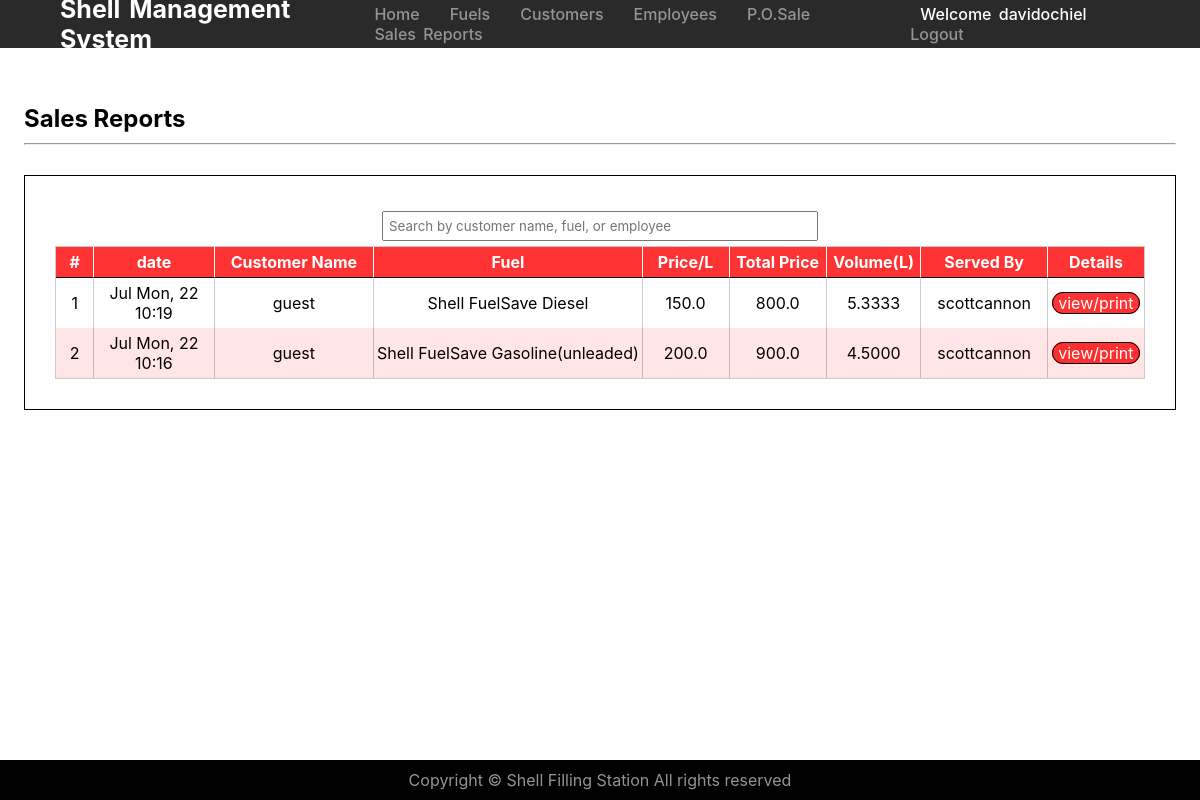
/sales (signed in), run on the app's committed database.
### sales/models.py (models this page shows, shortened)
class Sale(models.Model):
    customer_name = models.ForeignKey(Customer, on_delete=models.SET_NULL, null=True, blank=True)
    fuel = models.ForeignKey(Fuel, on_delete=models.SET_NULL, null=True)
    price = models.FloatField(validators=[MinValueValidator(100), MaxValueValidator(200)], max_length=(15,2))
    volume = models.DecimalField(max_digits=8, decimal_places=4)
    total_price = models.FloatField(max_length=(15,2))
    amount_paid = models.IntegerField(null=True, blank=False)
    balance = models.DecimalField(validators=[MinValueValidator(0)], max_digits=20, decimal_places=4, null=True, blank=False)
    served_by = models.CharField(max_length=250, blank=True, null=True)
    date_created = models.DateTimeField(default=datetime.now)
    id = models.UUIDField(default=uuid.uuid4, unique=True, primary_key=True, editable=False)

### fuels/models.py (models this page shows)
class Fuel(models.Model):
    FUEL_TYPES = (
        ('Shell FuelSave Gasoline(unleaded)', 'Shell FuelSave Gasoline(unleaded)'),
        ('Shell FuelSave Diesel', 'Shell FuelSave Diesel'),
        ('Shell Diesel Extra', 'Shell Diesel Extra'),
        ('Shell V-Power', 'Shell V-Power'),
        ('Shell V-Power NITRO+ Premium Gasoline', 'Shell V-Power NITRO+ Premium Gasoline'),
        ('Shell E15 Regular 88', 'Shell E15 Regular 88'),
        ('Shell ClearFLEX E85', 'Shell ClearFLEX E85'),
    )
    name = models.CharField(max_length=250, choices=FUEL_TYPES, unique=True)
    description = models.TextField(null=True, blank=False)
    fuel_status = models.CharField(max_length=8, null=True, choices=(('active', 'Active'),('inactive', 'Inactive')), default='active')
    price = models.FloatField(validators=[MinValueValidator(100), MaxValueValidator(200)], max_length=(15,2))
    date_created = models.DateTimeField(default=datetime.now)
    id = models.UUIDField(default=uuid.uuid4, unique=True, primary_key=True, editable=False)
    def __str__(self):
        return self.name

### sales/views.py (the view)
# urls.py: path('sales', views.sales, name="sales"),
@login_required(login_url='login')
def sales(request):
    sales, search_query = searchSales(request)
    context = {'sales':sales, 'search_query':search_query}
    return render(request, 'saletemplates/sales.html', context)

### sales/utils.py (called while the page is built)
def searchSales(request):
    search_query = ''
    if request.GET.get('search_query'):
        search_query = request.GET.get('search_query')
    customer = Customer.objects.filter(username__icontains=search_query)
    fuel = Fuel.objects.filter(name__icontains=search_query)
    employee = Employee.objects.filter(user__username__icontains=search_query)
    sales = Sale.objects.filter(
        Q(customer_name__in=customer) |
        Q(fuel__in=fuel) |
        Q(date_created__icontains=search_query) |
        Q(served_by__in=employee)
        ).order_by('-date_created')
    return sales, search_query

### sales/templates/saletemplates/sales.html
{% extends 'main.html' %} {% block content %}
<section class="page-section sales-page">
    <h1 class="page-heading">Sales Reports</h1>
    <hr />
    <main class="table-content-area">
        <div class="table-content-area-2">
            <div>
                <form action="{% url 'sales' %}" method="GET">
                    <input class="search-input" type="text" placeholder="Search by customer name, fuel, or employee"
                        name="search_query" value="{{search_query}}">
                </form>
            </div>
            <div>
                <table class="sales-table">
                    <colgroup>
                        <col class="for-counter" width="50px" />
                        <col class="for-date" width="155px" />
                        <col class="for-custname" width="195px" />
                        <col class="for-fuel" width="320px" />
                        <col class="for-price" width="100px" />
                        <col class="for-amountpaid" width="120px" />
                        <col class="for-vol" width="100px" />
                        <col class="for-served" width="140px" />
                        <col class="for-view" width="100px" />
                    </colgroup>
                    <thead>
                        <tr>
                            <th>#</th>
                            <th>date</th>
                            <th>Customer Name</th>
                            <th>Fuel</th>
                            <th>Price/L</th>
                            <th>Total Price</th>
                            <th>Volume(L)</th>
                            <th>Served By</th>
                            <th>Details</th>
                        </tr>
                    </thead>
                    <tbody class="sales-table-body">
                        {% for sale in sales %}
                        <tr style="border-bottom: solid black 1px">
                            <td class="text-center">{{forloop.counter}}</td>
                            <td>{{ sale.date_created|date:"M D, y h:i" }}</td>
                            <td>
                                {% if sale.customer_name == None %}
                                <span class="">guest</span>
                                {% else %}
                                <span class="">{{sale.customer_name}}</span>
                                {% endif %}
                            </td>
                            <td>
                                {% if sale.fuel == None %}
                                <span class="">Unavailable for sale</span>
                                {% else %}
                                <span class="">{{ sale.fuel }}</span>
                                {% endif %}
                            </td>
                            <td>{{ sale.price }}</td>
                            <td>{{ sale.total_price }}</td>
                            <td>{{ sale.volume }}</td>
                            <td>
                                {% if sale.served_by == None %}
                                <span class="">deleted employee</span>
                                {% else %}
                                <span class="">{{ sale.served_by }}</span>
                                {% endif %}
                            </td>
                            <td><a class="btn-2 btn-3 view-btn" href="{% url 'sale' sale.id %}">view/print</a></td>
                        </tr>
                        {% endfor %}
                    </tbody>
                </table>
            </div>
    </main>
</section>
{% endblock content %}

### templates/nav.html
{% load static %}
<nav class="nav">
    <h3><a href="#" id="logo">Shell Management System</a></h3>
    {% if request.user.is_authenticated %}
    <div class="nav-links">
        <ul>
            <div class="lists">
                <li><a href="#">Home</a></li>
                {% if request.user.is_staff %}
                <li><a href="{% url 'fuels' %}">Fuels</a></li>
                <li><a href="{% url 'customers' %}">Customers</a></li>
                <li><a href="{% url 'employees' %}">Employees</a></li>
                {% endif %}
                <li><a href="{% url 'add-sale' %}">P.O.Sale</a></li>
                <li><a href="{% url 'sales' %}">Sales Reports</a></li>
            </div>
        </ul>
    </div>
    <div class="nav-links">
        <ul>
            <div class="lists lists-2">
                <li class="li">Welcome <span style="color: white;">{{ user }}</span></li>
                <li><a href="{% url 'logout' %}">Logout</a></li>
            </div>
        </ul>
    </div>
    {% endif %}
</nav>

### static/styles/styles.css (style rules this page uses)
* { margin: 0; padding: 0; box-sizing: border-box; font-family: -apple-system, BlinkMacSystemFont, "Segoe UI", Roboto, Oxygen, Ubuntu, Cantarell, "Open Sans", "Helvetica Neue", sans-serif; }
ul { list-style: none; }
a { text-decoration: none; }
.btn-2 { border: 1px black solid; background-color: rgba(255, 0, 0, 0.8); color: white; padding: 5px 10px; text-align: center; }
.btn-3 { border-radius: 40px; }
.view-btn { padding: 0 5px; }
.nav { display: flex; align-items: center; justify-content: space-between; flex-direction: row; position: fixed; top: 0; height: 5vh; width: 100%; margin: 0 auto; background-color: rgba(0, 0, 0, 0.836); padding: 2% 5%; z-index: 300; word-spacing: 3px; }
#logo { color: white; font-size: 25px; }
.lists { display: flex; flex-wrap: wrap; }
.lists a, .li { margin: 0 15px; color: rgb(148, 148, 148); font-weight: 500; }
.li { color: white; }
.lists-2 a { margin: 0 5px; }
.page-section { padding: 10vh 15%; bottom: 0; height: 100vh; width: 100%; position: relative; }
.page-heading { margin-bottom: 10px; }
.table-content-area { border: solid black 1px; margin-top: 30px; padding: 30px; }
.table-content-area-2 { position: relative; padding: 40px 0 0 0; }
.search-input { position: absolute; right: 50%; top: 5px; padding: 5px; width: 40%; transform: translateX(50%); }
td, th { border-bottom: solid black 1px; border-right: solid black 1px; text-align: center; padding: 5px 0; }
th { background-color: rgba(255, 0, 0, 0.8); border-right: solid white 1px; color: white; }
th:nth-last-child(1) { border-right: solid black 1px; }
.sales-page { padding: 13vh 2%; height: 100vh; width: 100%; }
.sales-table-body tr:nth-child(even) { background-color: rgba(255, 0, 0, 0.1); border: none; }
.sales-table { border: solid rgba(0, 0, 0, 0.2) 1px; border-spacing: 0; }
.sales-table td { border-bottom: none; border-right: solid rgba(0, 0, 0, 0.2) 1px; text-align: center; padding: 5px 0; }
.sales-table th { border-right: solid white 1px; }
th:nth-last-child(1), td:nth-last-child(1) { border-right: none; }

### data on the page
Sale: date_created "Jul Mon, 22 10:19", shows "guest", fuel "Shell FuelSave Diesel", price "150.0", total_price "800.0", volume "5.3333", served_by "scottcannon"
Sale: date_created "Jul Mon, 22 10:16", shows "guest", fuel "Shell FuelSave Gasoline(unleaded)", price "200.0", total_price "900.0", volume "4.5000", served_by "scottcannon"

### other printed values
{{ user }} "davidochiel"
